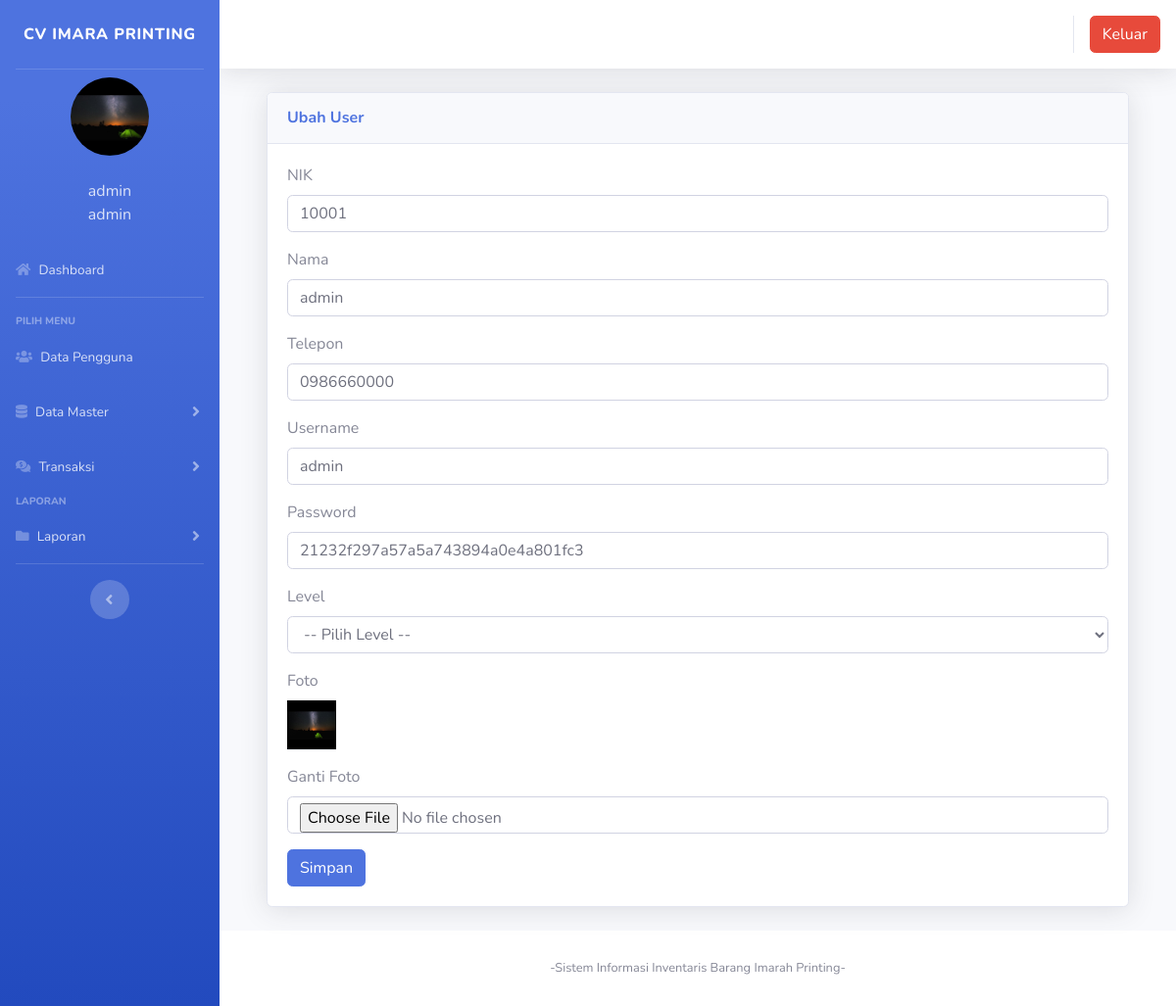
Page /index.php?page=pengguna&aksi=ubahpengguna&id=27 (signed in) on the committed database.
### tables this page shows
CREATE TABLE `users` (
  `id` int(11) NOT NULL,
  `nik` varchar(10) NOT NULL,
  `nama` varchar(100) NOT NULL,
  `alamat` varchar(200) NOT NULL,
  `telepon` varchar(100) NOT NULL,
  `username` varchar(100) NOT NULL,
  `password` varchar(100) NOT NULL,
  `level` varchar(25) NOT NULL DEFAULT 'member',
  `foto` varchar(25) NOT NULL
);

CREATE TABLE `user_access_menu` (
  `id_user_access_menu` int(100) NOT NULL,
  `level` varchar(100) NOT NULL,
  `id_menu` int(100) NOT NULL
);

CREATE TABLE `user_menu` (
  `id_menu` int(100) NOT NULL,
  `menu` varchar(100) NOT NULL,
  `urutan_menu` int(11) NOT NULL,
  `url` text NOT NULL,
  `id_badge` varchar(100) NOT NULL,
  `use_badge` varchar(20) NOT NULL,
  `icon_1` text NOT NULL,
  `icon_2` text NOT NULL
);

### index.php (the view, shortened to what this page needs)
<?php
	$koneksi = new mysqli("localhost","root","","inventori");
?>
<!DOCTYPE html>
<html lang="en">
<head>
  <link href="vendor/fontawesome-free/css/all.min.css" rel="stylesheet" type="text/css">
  <link href="css/sb-admin-2.min.css" rel="stylesheet">
  <link href="vendor/datatables/dataTables.bootstrap4.min.css" rel="stylesheet">
  <link href="vendor/sweetalert2/sweetalert2.min.css" rel="stylesheet">
  <link href="css/sb-admin-2.min.css" rel="stylesheet">
</head>
<body id="page-top">
  <div id="wrapper">
    <ul class="navbar-nav bg-gradient-primary sidebar sidebar-dark accordion" id="accordionSidebar">
      <a class="sidebar-brand d-flex align-items-center justify-content-center" href="index.php?page=home&aksi=">
        <div class="sidebar-brand-text mx-2">CV IMARA PRINTING</div>
      </a>
      <hr class="sidebar-divider my-0">
 <?php
   if ($_SESSION['id']) {
	   $user = $_SESSION['id'];
   }
   $sql =$koneksi->query("select * from users where id='$user'");
   $data = $sql->fetch_assoc();
   ?>
    <li class="d-flex align-items-center justify-content-center">
        <a class="nav-link">
		 <img src="img/<?php echo $data['foto']?>" class="img-circle" alt="User" style="width:80px;height:80px;object-fit:cover;border-radius: 80px;"/></a>
	  </li>
		 <li class="nav-item ">
        <a class="nav-link">
         	<div class="d-flex align-items-center justify-content-center" class="name">  <?php echo  $data['nama'];?></div></font>
			<div class="d-flex align-items-center justify-content-center" class="email"><?php echo $data['level'];?></div>
		 </a>
      </li>
      <?php
        $page = $_GET['page'];
        $aksi = $_GET['aksi'];
        $level = $data['level'];
        $queryMenu =  $koneksi->query("SELECT * from user_menu, user_access_menu WHERE user_menu.id_menu = user_access_menu.id_menu and level = '$level' and user_menu.id_menu = 1 order by urutan_menu asc ");
          $i = 1;
          while ($m = $queryMenu->fetch_assoc()) {
              $menu = $m['id_menu'];
              if ($m['url'] == '') {
                  $target = 'href="#"  data-toggle="collapse" aria-expanded="true" aria-controls="collapseTwo'.$i.'"  ';
                  $collapsed = "collapsed";
              } else {
                  $target = 'href="' .$m['url']. '"  ';
                  $collapsed = "";
              }
              $queryCekURLMenu = $koneksi->query("SELECT * from user_menu where url = '?page=$page&aksi=$aksi' and user_menu.id_menu = '$menu'");
              $CekURLMenu = $queryCekURLMenu->num_rows;
              if ($CekURLMenu > 0 ) {
                  echo '<li class="nav-item active">';
                  $collapse_show = 'class = "collapse show"';
                  $collapsed = "";
              }
              else {
                  echo '<li class="nav-item">';
                  $collapsed = "collapsed";
              }
    ?>
          <a class="nav-link  <?=$collapsed?>" <?php echo $target; ?> data-target="#collapseTwo<?= $i ?>">
                <i class="<?php echo $m['icon_1']?>"></i>
                <span><?= $m['menu']; ?></span>
          </a>
      </li>
<?php }?>
      <hr class="sidebar-divider">
      <div class="sidebar-heading">
        Pilih Menu
      </div>
      <?php
        $page = $_GET['page'];
        $aksi = $_GET['aksi'];
        $level = $data['level'];
        $queryMenu =  $koneksi->query("SELECT * from user_menu, user_access_menu WHERE user_menu.id_menu = user_access_menu.id_menu and level = '$level' and (user_menu.id_menu <> 1 and user_menu.id_menu <> 5) order by urutan_menu asc ");
          $i = 1;
          while ($m = $queryMenu->fetch_assoc()) {
              $menu = $m['id_menu'];
              if ($m['url'] == '') {
                  $target = 'href="#"  data-toggle="collapse" aria-expanded="true" aria-controls="collapseTwo'.$i.'"  ';
                  $collapsed = "collapsed";
              } else {
                  $target = 'href="' .$m['url']. '"  ';
                  $collapsed = "";
              }
              $queryCekURLMenu = $koneksi->query("SELECT * from user_menu where url = '?page=$page&aksi=$aksi' and user_menu.id_menu = '$menu'");
              $CekURLMenu = $queryCekURLMenu->num_rows;
              $queryCekURLSubMenu = $koneksi->query("SELECT * from user_menu, user_sub_menu_1 where url_sub_menu_1 = '?page=$page&aksi=$aksi' and user_menu.id_menu = '$menu' and user_menu.id_menu = user_sub_menu_1.id_menu order by urutan_sub_menu_1 asc ");
              $CekURLSubMenu = $queryCekURLSubMenu->num_rows;
              if ($CekURLSubMenu > 0 || $CekURLMenu > 0 ) {
                  echo '<li class="nav-item active">';
                  $collapse_show = 'class = "collapse show"';
                  $collapsed = "";
              }
              else {
                  echo '<li class="nav-item">';
                  $collapsed = "collapsed";
              }
      ?>
            <a class="nav-link  <?=$collapsed?>" <?php echo $target; ?> data-target="#collapseTwo<?= $i ?>">
                <i class="<?php echo $m['icon_1']?>"></i>
                <span><?= $m['menu']; ?></span>
            </a>
        </li>
      <?php
        $i++;
      } ?>
      <div class="sidebar-heading">
        Laporan
      </div>
	    <?php
        $page = $_GET['page'];
        $aksi = $_GET['aksi'];
        $level = $data['level'];
        $queryMenu =  $koneksi->query("SELECT * from user_menu, user_access_menu WHERE user_menu.id_menu = user_access_menu.id_menu and level = '$level' and user_menu.id_menu = 5 order by urutan_menu asc ");
          $i = 1;
          while ($m = $queryMenu->fetch_assoc()) {
              $menu = $m['id_menu'];
              if ($m['url'] == '') {
                  $target = 'href="#"  data-toggle="collapse" aria-expanded="true" aria-controls="collapseTwo'.$i.'"  ';
                  $collapsed = "collapsed";
              } else {
                  $target = 'href="' .$m['url']. '"  ';
                  $collapsed = "";
              }
              $queryCekURLMenu = $koneksi->query("SELECT * from user_menu where url = '?page=$page&aksi=$aksi' and user_menu.id_menu = '$menu'");
              $CekURLMenu = $queryCekURLMenu->num_rows;
              $queryCekURLSubMenu = $koneksi->query("SELECT * from user_menu, user_sub_menu_1 where url_sub_menu_1 = '?page=$page&aksi=$aksi' and user_menu.id_menu = '$menu' and user_menu.id_menu = user_sub_menu_1.id_menu order by urutan_sub_menu_1 asc ");
              $CekURLSubMenu = $queryCekURLSubMenu->num_rows;
              if ($CekURLSubMenu > 0 || $CekURLMenu > 0 ) {
                  echo '<li class="nav-item active">';
                  $collapse_show = 'class = "collapse show"';
                  $collapsed = "";
              }
              else {
                  echo '<li class="nav-item">';
                  $collapsed = "collapsed";
              }
    ?>
          <a class="nav-link  <?=$collapsed?>" <?php echo $target; ?> data-target="#collapseLaporan<?= $i ?>">
                <i class="<?php echo $m['icon_1']?>"></i>
                <span><?= $m['menu']; ?></span>
          </a>
      </li>
<?php }?>
      <hr class="sidebar-divider d-none d-md-block">
      <div class="text-center d-none d-md-inline">
        <button class="rounded-circle border-0" id="sidebarToggle"></button>
      </div>
    </ul>
    <div id="content-wrapper" class="d-flex flex-column">
      <div id="content">
        <nav class="navbar navbar-expand navbar-light bg-white topbar mb-4 static-top shadow">
          <ul class="navbar-nav ml-auto">
            <li class="nav-item dropdown no-arrow">
			 <div class="top-menu">
        <ul class="nav pull-right top-menu">
           <li><a onclick="return confirm('Apakah anda yakin akan logout?')" class="btn btn-danger" class="logout" href="logout.php">Keluar</a></li>
        </ul>
      </div>
            </li>
          </ul>
        </nav>
        <div class="container-fluid">
		 <section class="content">
		  <?php
			   $page = $_GET['page'];
			   $aksi = $_GET['aksi'];
         $pecah_page = explode("_", $page);
         if(ISSET($pecah_page[1]) ) {
           include "page/".$pecah_page[0]."/".$page.".php";
         }
         else {
           include "page/".$page."/".$aksi.".php";
         }
			?>
    </section>
</div>
      <footer class="sticky-footer bg-white">
        <div class="container my-auto">
          <div class="copyright text-center my-auto">
            <span>-Sistem Informasi Inventaris Barang Imarah Printing-</span>
          </div>
        </div>
      </footer>
    </div>
  </div>
  </div>
</body>
</html>

### page/pengguna/ubahpengguna.php (shortened to what this page needs)
<?php
 $id = $_GET['id'];
 $sql2 = $koneksi->query("select * from users where id = '$id'");
 $tampil = $sql2->fetch_assoc();
 ?>
  <div class="container-fluid">
          <div class="card shadow mb-4">
            <div class="card-header py-3">
              <h6 class="m-0 font-weight-bold text-primary">Ubah User</h6>
            </div>
            <div class="card-body">
              <div class="table-responsive">
							<div class="body">
							<form method="POST" enctype="multipart/form-data">
							<label for="">NIK</label>
                            <div class="form-group">
                               <div class="form-line">
                                <input type="number" name="nik" value="<?php echo $tampil['nik']; ?>" class="form-control" />
							</div>
                            </div>
							<label for="">Nama</label>
                            <div class="form-group">
                               <div class="form-line">
                                <input type="text" name="nama" value="<?php echo $tampil['nama']; ?>" class="form-control" />
							</div>
                            </div>
							<label for="">Telepon</label>
                            <div class="form-group">
                               <div class="form-line">
                                <input type="number" name="telepon" value="<?php echo $tampil['telepon']; ?>" class="form-control" />
							</div>
                            </div>
							<label for="">Username</label>
                            <div class="form-group">
                               <div class="form-line">
                                <input type="text" name="username" value="<?php echo $tampil['username']; ?>" class="form-control" />
								</div>
                            </div>
							<label for="">Password</label>
                            <div class="form-group">
                               <div class="form-line">
                                <input type="text" name="password" value="<?php echo $tampil['password']; ?>" class="form-control" />
								</div>
                            </div>
							<label for="">Level</label>
							 <div class="form-group">
                               <div class="form-line">
                                    <select name="level" class="form-control show-tick">
                                        <option value="">-- Pilih Level --</option>
                                    </select>
                            </div>
							</div>
							<label for="">Foto</label>
                            <div class="form-group">
                               <div class="form-line">
                                <img src="img/<?php echo $tampil['foto']; ?> "width="50" height="50"  alt="">
							</div>
                            </div>
							<label for="">Ganti Foto</label>
                            <div class="form-group">
                               <div class="form-line">
                                <input type="file" name="foto" class="form-control" />
							</div>
                            </div>
							<input type="submit" name="simpan" value="Simpan" class="btn btn-primary">
							</form>

### rows in the picture
users: foto (picture), nama "admin", level "admin", nik "10001", telepon "0986660000", username "admin", password "21232f297a57a5a743894a0e4a801fc3"
user_access_menu: id_menu.menu "Dashboard"
user_access_menu: id_menu.menu "Data Pengguna"
user_access_menu: id_menu.menu "Data Master"
user_access_menu: id_menu.menu "Transaksi"
user_access_menu: id_menu.menu "Laporan"
